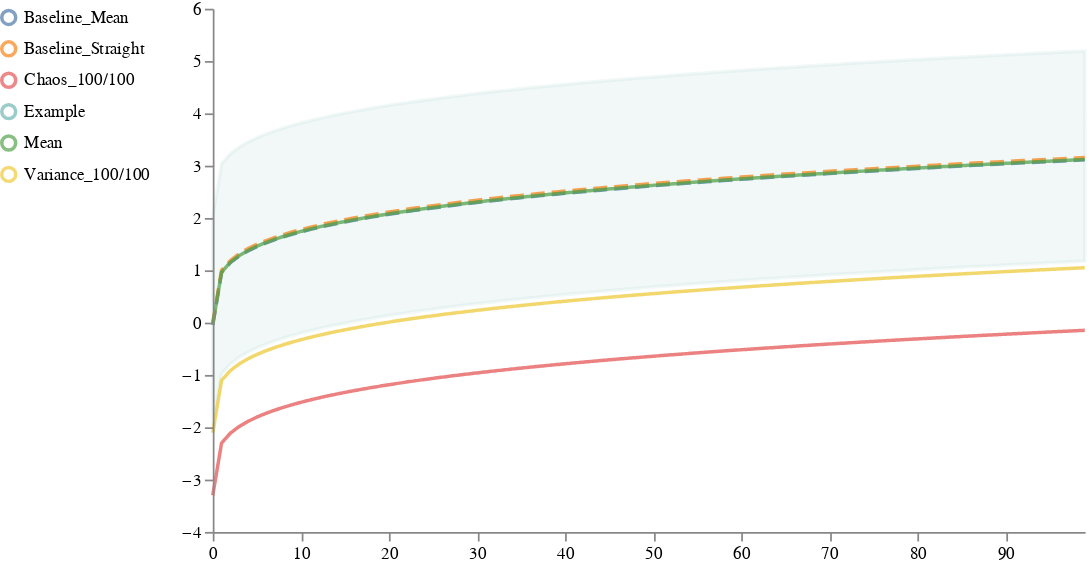

Notebook source saved alongside this figure:
### Code cell
name = "Straight"
timepoint_list = []
sine_list = []
sample_list = []


def save_result(data, name, ref_ext):
    """Save new reference files"""
    _output_root = 'output'
    mode = "w" if ref_ext == "svg" else "wb"
    with open(os.path.join(_output_root, f"{name}.{ref_ext}"), mode) as f:
        f.write(data)
kmean = False
run_functions =  [name] #["Straight", "Amp_Change", "Freq_Change", "Phase_Change"]# #, [name]
n_cluster = 3
# create sine fucntions
def return_sine_function_3(function_name):
        if function_name == "Straight":
                a, b, c, d = 0, 0, 0, np.random.randn()
                a2, b2, c2, d2 = 0, 0, 0, 0
        if function_name == "Amp_Change":
                a, b, c, d = 1*(np.random.randn() + 1), .25, 2*np.pi, (np.random.randn() + 1)
                a2, b2, c2, d2 = 1, .25, 2*np.pi, 1
        if function_name == "Freq_Change":
                a, b, c, d = 2, .25*(np.random.randn() + 1), 2*np.pi, (np.random.randn() + 1)
                a2, b2, c2, d2 = 2, .25, 2*np.pi, 1
        if function_name == "Phase_Change":
                a, b, c, d = 3, .25, 2*np.pi*(np.random.randn() + 1), (np.random.randn() + 1)
                a2, b2, c2, d2 = 3, .25, 2*np.pi, 1
        def sine_function(x):
                return np.power(x, .25) + a*np.sin(b*x + c) + d
        def sine_function_default(x):
                return np.power(x, .25) + a2*np.sin(b2*x + c2) + d2
        function_parameters_individual = {'a': a,  'b': b, 'c': c,  'd': d}
        function_parameters_default = {'a': a2, 'b': b2, 'c': c2, 'd': d2}
        
        return sine_function, sine_function_default, function_parameters_individual, function_parameters_default

function_dataframe = pd.DataFrame(columns=['functions', 'sample_id', 'a', 'b',  'c',  'd'])
function_list = []
j = 0
all_functions ={}

# create sine dataframes and save the parameters used
for funct_name in run_functions:
        for _ in range(100):
                j+=1
                timepoint_list.extend([x for x in range(100)])
                sample_list.extend([j]*100)
                random_function,  sine_function_default, function_parameters_individual, function_parameters_default = return_sine_function_3(funct_name)

                function_parameters_individual['functions'] = funct_name
                function_parameters_individual['sample_id'] = j
                function_list.append(function_parameters_individual)
                sine_list.extend([random_function(x) for x in range(100)])
        all_functions[funct_name] = sine_function_default 
        function_parameters_default['functions'] = funct_name + " Default"
        function_parameters_default['sample_id'] = None

#keep track of parameters
function_dataframe = pd.DataFrame(function_list)
function_default_dataframe =  pd.DataFrame(function_parameters_default, index=[0])


sine_distribution= pd.DataFrame({'timepoint_id' : timepoint_list,
                   'sample_id' : sample_list,
                   'Example': sine_list})


traces_list = []   

# get examplary lines
#change kmean here to use clustering
examplary_line, trajectory_dict = pyciemss.visuals.trajectories.select_traces(sine_distribution,  select_by_list = ['mean', "variance", 'chaos'], kmean=kmean, n_clusters = n_cluster)
# get the sample'id for the examplary data used per sample_id and select_by
best_samples_cluster = examplary_line[['sample_id', 'select_by', 'cluster']].drop_duplicates()
best_samples_df_list = []

# for each cluster create a new plot
for cluster in list(np.unique(examplary_line['cluster'])): 
        # for distribution only use the sample_ids in the cluster
       
        cluster_sample_id = trajectory_dict[cluster.lower()]['cluster_sample_id']  
        cluster_sine_distribution =  sine_distribution[sine_distribution["sample_id"].isin(cluster_sample_id)]
        current_cluster_df = examplary_line[examplary_line['cluster'] == cluster]
        current_cluster_df = current_cluster_df.reset_index()
        # get right format to use as traces
        examplary_lines_pivot = current_cluster_df[['examplary_line', 'mean_trajectory', 'timepoint', 'select_by']].pivot_table(
        values="examplary_line", index = ["timepoint", 'mean_trajectory'], columns="select_by"
        )
        examplary_lines_pivot = examplary_lines_pivot.reset_index()
        examplary_lines_pivot = examplary_lines_pivot.rename(columns = {'mean_trajectory': 'Baseline_Mean'})
        if len(run_functions) == 1 and not kmean:
                # get baseline for sine functions
                for function_name, function in all_functions.items():
                        examplary_lines_pivot["Baseline_" + function_name.title()] = [function(x) for x in range(100)]
        #plot the traces along with the baselines
        schema = plots.trajectories(cluster_sine_distribution[['timepoint_id', 'sample_id', 'Example']], traces = examplary_lines_pivot)
        path = "{}_{}".format(name, cluster)
        image = plots.ipy_display(schema, format="PNG").data
        save_result(image, path, "png")
        plots.ipy_display(schema, format="interactive")

if len(run_functions) == 1 and not kmean:
        # clean up table to get the parameters of the samples id's used for examplary
        all_clusters = best_samples_cluster.merge(function_dataframe, how="inner", on="sample_id")
        all_clusters = pd.concat([all_clusters, function_default_dataframe])[['functions', 'select_by', 'a', 'b', 'c', 'd']]
        all_clusters = all_clusters.rename(columns = {'functions': 'Function Name', 'select_by': "Selection Method"})
        all_clusters["Function Name"] = all_clusters["Function Name"].apply(lambda x: x.replace("_", " ").title())
        all_clusters["Examplar #"] = all_clusters["Selection Method"].apply(lambda x: 1 if len(str(x).split("_")) < 2 else str(x).split("_")[1])
        all_clusters["Selection Method"] = all_clusters["Selection Method"].apply(lambda x:  str(x).split("_")[0])
        all_clusters = all_clusters.round(2)


        all_clusters.to_csv("output/{}.csv".format(name))
        # table with sine variables of starting function and the formula of the best select_by lines and metrics1

### Figure 1 — Vega specification as saved in the notebook (floating-point values rounded to 4 significant figures; data arrays with more than 128 entries replaced by an {"elided": "..."} marker saying what was removed)
{"$schema": "https://vega.github.io/schema/vega/v5.json", "axes": [{"name": "x_axis", "orient": "bottom", "scale": "xscale", "zindex": 100}, {"name": "y_axis", "orient": "left", "scale": "yscale", "zindex": 100}], "background": "white", "data": [{"name": "distributions", "transform": [{"sort": {"field": ["trajectory", "timepoint"]}, "type": "collect"}], "values": [{"lower": -1.979, "timepoint": 0, "trajectory": "Example", "upper": 2.038}, {"lower": -0.9789, "timepoint": 1, "trajectory": "Example", "upper": 3.038}, {"lower": -0.7897, "timepoint": 2, "trajectory": "Example", "upper": 3.227}, {"lower": -0.6629, "timepoint": 3, "trajectory": "Example", "upper": 3.354}, {"lower": -0.5647, "timepoint": 4, "trajectory": "Example", "upper": 3.452}, {"lower": -0.4836, "timepoint": 5, "trajectory": "Example", "upper": 3.533}, {"lower": -0.4139, "timepoint": 6, "trajectory": "Example", "upper": 3.603}, {"lower": -0.3524, "timepoint": 7, "trajectory": "Example", "upper": 3.664}, {"lower": -0.2971, "timepoint": 8, "trajectory": "Example", "upper": 3.72}, {"lower": -0.2469, "timepoint": 9, "trajectory": "Example", "upper": 3.77}, {"lower": -0.2007, "timepoint": 10, "trajectory": "Example", "upper": 3.816}, {"lower": -0.1578, "timepoint": 11, "trajectory": "Example", "upper": 3.859}, {"lower": -0.1177, "timepoint": 12, "trajectory": "Example", "upper": 3.899}, {"lower": -0.08011, "timepoint": 13, "trajectory": "Example", "upper": 3.937}, {"lower": -0.0446, "timepoint": 14, "trajectory": "Example", "upper": 3.972}, {"lower": -0.01095, "timepoint": 15, "trajectory": "Example", "upper": 4.006}, {"lower": 0.02106, "timepoint": 16, "trajectory": "Example", "upper": 4.038}, {"lower": 0.05161, "timepoint": 17, "trajectory": "Example", "upper": 4.068}, {"lower": 0.08083, "timepoint": 18, "trajectory": "Example", "upper": 4.098}, {"lower": 0.1089, "timepoint": 19, "trajectory": "Example", "upper": 4.126}, {"lower": 0.1358, "timepoint": 20, "trajectory": "Example", "upper": 4.153}, {"lower": 0.1618, "timepoint": 21, "trajectory": "Example", "upper": 4.179}, {"lower": 0.1868, "timepoint": 22, "trajectory": "Example", "upper": 4.204}, {"lower": 0.211, "timepoint": 23, "trajectory": "Example", "upper": 4.228}, {"lower": 0.2344, "timepoint": 24, "trajectory": "Example", "upper": 4.251}, {"lower": 0.2571, "timepoint": 25, "trajectory": "Example", "upper": 4.274}, {"lower": 0.2792, "timepoint": 26, "trajectory": "Example", "upper": 4.296}, {"lower": 0.3006, "timepoint": 27, "trajectory": "Example", "upper": 4.317}, {"lower": 0.3214, "timepoint": 28, "trajectory": "Example", "upper": 4.338}, {"lower": 0.3417, "timepoint": 29, "trajectory": "Example", "upper": 4.358}, {"lower": 0.3614, "timepoint": 30, "trajectory": "Example", "upper": 4.378}, {"lower": 0.3807, "timepoint": 31, "trajectory": "Example", "upper": 4.398}, {"lower": 0.3995, "timepoint": 32, "trajectory": "Example", "upper": 4.416}, {"lower": 0.4178, "timepoint": 33, "trajectory": "Example", "upper": 4.435}, {"lower": 0.4358, "timepoint": 34, "trajectory": "Example", "upper": 4.453}, {"lower": 0.4534, "timepoint": 35, "trajectory": "Example", "upper": 4.47}, {"lower": 0.4706, "timepoint": 36, "trajectory": "Example", "upper": 4.487}, {"lower": 0.4874, "timepoint": 37, "trajectory": "Example", "upper": 4.504}, {"lower": 0.5039, "timepoint": 38, "trajectory": "Example", "upper": 4.521}, {"lower": 0.5201, "timepoint": 39, "trajectory": "Example", "upper": 4.537}, {"lower": 0.5359, "timepoint": 40, "trajectory": "Example", "upper": 4.553}, {"lower": 0.5515, "timepoint": 41, "trajectory": "Example", "upper": 4.568}, {"lower": 0.5668, "timepoint": 42, "trajectory": "Example", "upper": 4.584}, {"lower": 0.5818, "timepoint": 43, "trajectory": "Example", "upper": 4.599}, {"lower": 0.5966, "timepoint": 44, "trajectory": "Example", "upper": 4.613}, {"lower": 0.6111, "timepoint": 45, "trajectory": "Example", "upper": 4.628}, {"lower": 0.6254, "timepoint": 46, "trajectory": "Example", "upper": 4.642}, {"lower": 0.6394, "timepoint": 47, "trajectory": "Example", "upper": 4.656}, {"lower": 0.6532, "timepoint": 48, "trajectory": "Example", "upper": 4.67}, {"lower": 0.6668, "timepoint": 49, "trajectory": "Example", "upper": 4.684}, {"lower": 0.6802, "timepoint": 50, "trajectory": "Example", "upper": 4.697}, {"lower": 0.6934, "timepoint": 51, "trajectory": "Example", "upper": 4.71}, {"lower": 0.7064, "timepoint": 52, "trajectory": "Example", "upper": 4.723}, {"lower": 0.7192, "timepoint": 53, "trajectory": "Example", "upper": 4.736}, {"lower": 0.7319, "timepoint": 54, "trajectory": "Example", "upper": 4.749}, {"lower": 0.7443, "timepoint": 55, "trajectory": "Example", "upper": 4.761}, {"lower": 0.7566, "timepoint": 56, "trajectory": "Example", "upper": 4.773}, {"lower": 0.7688, "timepoint": 57, "trajectory": "Example", "upper": 4.786}, {"lower": 0.7807, "timepoint": 58, "trajectory": "Example", "upper": 4.798}, {"lower": 0.7926, "timepoint": 59, "trajectory": "Example", "upper": 4.809}, {"lower": 0.8042, "timepoint": 60, "trajectory": "Example", "upper": 4.821}, {"lower": 0.8157, "timepoint": 61, "trajectory": "Example", "upper": 4.833}, {"lower": 0.8271, "timepoint": 62, "trajectory": "Example", "upper": 4.844}, {"lower": 0.8384, "timepoint": 63, "trajectory": "Example", "upper": 4.855}, {"lower": 0.8495, "timepoint": 64, "trajectory": "Example", "upper": 4.866}, {"lower": 0.8605, "timepoint": 65, "trajectory": "Example", "upper": 4.877}, {"lower": 0.8713, "timepoint": 66, "trajectory": "Example", "upper": 4.888}, {"lower": 0.8821, "timepoint": 67, "trajectory": "Example", "upper": 4.899}, {"lower": 0.8927, "timepoint": 68, "trajectory": "Example", "upper": 4.91}, {"lower": 0.9032, "timepoint": 69, "trajectory": "Example", "upper": 4.92}, {"lower": 0.9136, "timepoint": 70, "trajectory": "Example", "upper": 4.93}, {"lower": 0.9238, "timepoint": 71, "trajectory": "Example", "upper": 4.941}, {"lower": 0.934, "timepoint": 72, "trajectory": "Example", "upper": 4.951}, {"lower": 0.9441, "timepoint": 73, "trajectory": "Example", "upper": 4.961}, {"lower": 0.954, "timepoint": 74, "trajectory": "Example", "upper": 4.971}, {"lower": 0.9639, "timepoint": 75, "trajectory": "Example", "upper": 4.981}, {"lower": 0.9737, "timepoint": 76, "trajectory": "Example", "upper": 4.99}, {"lower": 0.9833, "timepoint": 77, "trajectory": "Example", "upper": 5.0}, {"lower": 0.9929, "timepoint": 78, "trajectory": "Example", "upper": 5.01}, {"lower": 1.002, "timepoint": 79, "trajectory": "Example", "upper": 5.019}, {"lower": 1.012, "timepoint": 80, "trajectory": "Example", "upper": 5.029}, {"lower": 1.021, "timepoint": 81, "trajectory": "Example", "upper": 5.038}, {"lower": 1.03, "timepoint": 82, "trajectory": "Example", "upper": 5.047}, {"lower": 1.039, "timepoint": 83, "trajectory": "Example", "upper": 5.056}, {"lower": 1.048, "timepoint": 84, "trajectory": "Example", "upper": 5.065}, {"lower": 1.057, "timepoint": 85, "trajectory": "Example", "upper": 5.074}, {"lower": 1.066, "timepoint": 86, "trajectory": "Example", "upper": 5.083}, {"lower": 1.075, "timepoint": 87, "trajectory": "Example", "upper": 5.092}, {"lower": 1.084, "timepoint": 88, "trajectory": "Example", "upper": 5.101}, {"lower": 1.093, "timepoint": 89, "trajectory": "Example", "upper": 5.109}, {"lower": 1.101, "timepoint": 90, "trajectory": "Example", "upper": 5.118}, {"lower": 1.11, "timepoint": 91, "trajectory": "Example", "upper": 5.126}, {"lower": 1.118, "timepoint": 92, "trajectory": "Example", "upper": 5.135}, {"lower": 1.126, "timepoint": 93, "trajectory": "Example", "upper": 5.143}, {"lower": 1.135, "timepoint": 94, "trajectory": "Example", "upper": 5.152}, {"lower": 1.143, "timepoint": 95, "trajectory": "Example", "upper": 5.16}, {"lower": 1.151, "timepoint": 96, "trajectory": "Example", "upper": 5.168}, {"lower": 1.159, "timepoint": 97, "trajectory": "Example", "upper": 5.176}, {"lower": 1.167, "timepoint": 98, "trajectory": "Example", "upper": 5.184}, {"lower": 1.175, "timepoint": 99, "trajectory": "Example", "upper": 5.192}]}, {"name": "traces", "transform": [{"expr": "isValid(datum.value)", "type": "filter"}, {"sort": {"field": ["trajectory", "timepoint"]}, "type": "collect"}], "values": {"elided": "500 records"}}, {"name": "points", "values": []}, {"name": "markers", "values": []}, {"name": "selected", "on": [{"remove": true, "trigger": "clear"}, {"remove": true, "trigger": "!shift"}, {"insert": "clicked", "trigger": "!shift && clicked"}, {"toggle": "clicked", "trigger": "shift && clicked"}]}, {"name": "selectedData", "on": [{"remove": true, "trigger": "clearData"}, {"toggle": "clickedData", "trigger": "clickedData"}]}], "height": 300, "legends": [{"encode": {"labels": {"interactive": true, "name": "legendLabel", "update": {"opacity": [{"test": "!length(data('selectedData')) || indata('selectedData', 'value', datum.value)", "value": 1}, {"value": 0.25}]}}, "symbols": {"interactive": true, "name": "legendSymbol", "update": {"fill": {"value": "transparent"}, "opacity": [{"test": "!length(data('selected')) || indata('selected', 'value', datum.value) || indata('selectedData', 'value', datum.value)", "value": 0.7}, {"value": 0.15}], "size": {"value": 64}, "strokeWidth": {"value": 2}}}}, "name": "color_legend", "orient": "left", "stroke": "color"}], "marks": [{"from": {"facet": {"data": "points", "groupby": "trajectory", "name": "points_split"}}, "marks": [{"encode": {"hover": {"fillOpacity": {"value": 0.9}}, "update": {"fill": {"field": "trajectory", "scale": "color"}, "fillOpacity": [{"test": "!length(data('selected')) || indata('selected', 'value', datum.trajectory)", "value": 0.5}, {"value": 0.15}], "size": {"value": 35}, "stroke": {"field": "trajectory", "scale": "color"}, "strokeOpacity": [{"test": "!length(data('selected')) || indata('selected', 'value', datum.trajectory)", "value": 0.75}, {"value": 0.15}], "strokeWidth": {"value": 2}, "tooltip": {"field": "value"}, "x": {"field": "timepoint", "scale": "xscale"}, "y": {"field": "value", "scale": "yscale"}}}, "from": {"data": "points_split"}, "name": "_points_symbol", "type": "symbol", "zindex": 3}, {"encode": {"hover": {"fillOpacity": {"value": 0.9}}, "update": {"interpolate": {"value": "linear"}, "stroke": {"field": "trajectory", "scale": "color"}, "strokeDash": {"value": [5, 3]}, "strokeOpacity": [{"test": "!length(data('selected')) || indata('selected', 'value', datum.trajectory)", "value": 0.3}, {"value": 0.1}], "strokeWidth": {"value": 2}, "x": {"field": "timepoint", "scale": "xscale"}, "y": {"field": "value", "scale": "yscale"}}}, "from": {"data": "points_split"}, "name": "_points_line", "type": "line", "zindex": 3}], "name": "_points", "type": "group", "zindex": 3}, {"from": {"facet": {"data": "traces", "groupby": "trajectory", "name": "traces_split"}}, "marks": [{"encode": {"hover": {"fillOpacity": {"value": 0.9}}, "update": {"interpolate": {"value": "linear"}, "stroke": {"field": "trajectory", "scale": "color"}, "strokeDash": [{"test": "indexof(datum.trajectory, 'aseline') == -1", "value": [1, 0]}, {"value": [8, 4]}], "strokeOpacity": [{"test": "!length(data('selected')) || indata('selected', 'value', datum.trajectory)", "value": 0.75}, {"value": 0.15}], "strokeWidth": {"value": 2}, "x": {"field": "timepoint", "scale": "xscale"}, "y": {"field": "value", "scale": "yscale"}}}, "from": {"data": "traces_split"}, "name": "_traces_lines", "type": "line"}], "name": "_traces", "type": "group", "zindex": 2}, {"from": {"facet": {"data": "distributions", "groupby": "trajectory", "name": "trajectory_split"}}, "marks": [{"encode": {"hover": {"fillOpacity": {"value": 0.9}}, "update": {"fill": {"field": "trajectory", "scale": "color"}, "fillOpacity": [{"test": "!length(data('selected')) || indata('selected', 'value', datum.trajectory)", "value": 0.1}, {"value": 0.05}], "interpolate": {"value": "linear"}, "stroke": {"field": "trajectory", "scale": "color"}, "strokeOpacity": [{"test": "!length(data('selected')) || indata('selected', 'value', datum.trajectory)", "value": 0.1}, {"value": 0.05}], "strokeWidth": {"value": 2}, "x": {"field": "timepoint", "scale": "xscale"}, "y": {"field": "upper", "scale": "yscale"}, "y2": {"field": "lower", "scale": "yscale"}}}, "from": {"data": "trajectory_split"}, "interactive": true, "name": "area", "type": "area"}], "name": "_distributions", "type": "group", "zindex": 1}, {"marks": [{"encode": {"enter": {"stroke": {"value": "lightgray"}}, "update": {"opacity": {"value": 1}, "x": {"field": "timepoint", "scale": "xscale"}, "y": {"signal": "height"}, "y2": {"value": 0}}}, "from": {"data": "markers"}, "name": "_marker text", "type": "rule"}, {"encode": {"enter": {"fontSize": {"value": 8}, "text": {"field": "datum.label"}, "y": {"value": 0}}}, "from": {"data": "_marker text"}, "name": "_marker flags", "transform": [{"as": ["x", "_y", "opacity", "align", "baseline"], "lineAnchor": "start", "offset": [1], "size": {"signal": "[width, height]"}, "type": "label"}], "type": "text"}], "name": "_markers", "type": "group"}], "scales": [{"domain": {"fields": [{"data": "distributions", "field": "timepoint"}, {"data": "traces", "field": "timepoint"}, {"data": "points", "field": "timepoint"}, {"data": "markers", "field": "timepoint"}]}, "name": "xscale", "range": "width", "type": "linear", "zero": false}, {"domain": {"fields": [{"data": "distributions", "field": "lower"}, {"data": "distributions", "field": "upper"}, {"data": "traces", "field": "value"}, {"data": "points", "field": "value"}]}, "name": "yscale", "nice": true, "range": "height", "type": "linear", "zero": true}, {"domain": {"fields": [{"data": "distributions", "field": "trajectory"}, {"data": "traces", "field": "trajectory"}, {"data": "points", "field": "trajectory"}], "sort": {"order": "ascending"}}, "name": "color", "range": "category", "type": "ordinal"}], "signals": [{"name": "clear", "on": [{"events": "mouseup[!event.item]", "force": true, "update": "true"}], "value": true}, {"name": "shift", "on": [{"events": "@legendSymbol:click, @legendLabel:click", "force": true, "update": "event.shiftKey"}], "value": false}, {"name": "clicked", "on": [{"events": "@legendSymbol:click, @legendLabel:click", "force": true, "update": "{value: datum.value}"}], "value": null}, {"name": "clearData", "on": [{"events": "mouseup[!event.item]", "force": true, "update": "true"}], "value": true}, {"name": "clickedData", "on": [{"events": "@area:click", "force": true, "update": "{value: datum.trajectory}"}], "value": null}], "width": 500}
